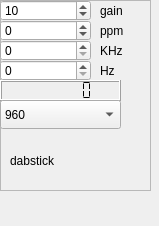
<?xml version="1.0" encoding="UTF-8"?>
<ui version="4.0">
 <class>dabstickWidget</class>
 <widget class="QWidget" name="dabstickWidget">
  <property name="geometry">
   <rect>
    <x>0</x>
    <y>0</y>
    <width>159</width>
    <height>226</height>
   </rect>
  </property>
  <property name="windowTitle">
   <string>Form</string>
  </property>
  <widget class="QFrame" name="contents">
   <property name="geometry">
    <rect>
     <x>0</x>
     <y>0</y>
     <width>151</width>
     <height>191</height>
    </rect>
   </property>
   <property name="frameShape">
    <enum>QFrame::StyledPanel</enum>
   </property>
   <property name="frameShadow">
    <enum>QFrame::Raised</enum>
   </property>
   <widget class="QLCDNumber" name="rateDisplay">
    <property name="geometry">
     <rect>
      <x>0</x>
      <y>80</y>
      <width>121</width>
      <height>21</height>
     </rect>
    </property>
    <property name="numDigits">
     <number>7</number>
    </property>
    <property name="segmentStyle">
     <enum>QLCDNumber::Flat</enum>
    </property>
   </widget>
   <widget class="QLabel" name="label">
    <property name="geometry">
     <rect>
      <x>10</x>
      <y>150</y>
      <width>101</width>
      <height>21</height>
     </rect>
    </property>
    <property name="text">
     <string>dabstick</string>
    </property>
   </widget>
   <widget class="QSpinBox" name="externalGain">
    <property name="geometry">
     <rect>
      <x>0</x>
      <y>0</y>
      <width>91</width>
      <height>21</height>
     </rect>
    </property>
    <property name="maximum">
     <number>103</number>
    </property>
    <property name="value">
     <number>10</number>
    </property>
   </widget>
   <widget class="QSpinBox" name="f_correction">
    <property name="geometry">
     <rect>
      <x>0</x>
      <y>20</y>
      <width>91</width>
      <height>21</height>
     </rect>
    </property>
    <property name="minimum">
     <number>-100</number>
    </property>
    <property name="maximum">
     <number>100</number>
    </property>
   </widget>
   <widget class="QSpinBox" name="KhzOffset">
    <property name="geometry">
     <rect>
      <x>0</x>
      <y>40</y>
      <width>91</width>
      <height>21</height>
     </rect>
    </property>
    <property name="maximum">
     <number>1000000</number>
    </property>
   </widget>
   <widget class="QSpinBox" name="HzOffset">
    <property name="geometry">
     <rect>
      <x>0</x>
      <y>60</y>
      <width>91</width>
      <height>21</height>
     </rect>
    </property>
    <property name="maximum">
     <number>999</number>
    </property>
   </widget>
   <widget class="QLabel" name="label_2">
    <property name="geometry">
     <rect>
      <x>100</x>
      <y>60</y>
      <width>51</width>
      <height>21</height>
     </rect>
    </property>
    <property name="text">
     <string>Hz</string>
    </property>
   </widget>
   <widget class="QLabel" name="label_3">
    <property name="geometry">
     <rect>
      <x>100</x>
      <y>40</y>
      <width>41</width>
      <height>21</height>
     </rect>
    </property>
    <property name="text">
     <string>KHz</string>
    </property>
   </widget>
   <widget class="QLabel" name="label_4">
    <property name="geometry">
     <rect>
      <x>100</x>
      <y>20</y>
      <width>51</width>
      <height>21</height>
     </rect>
    </property>
    <property name="text">
     <string>ppm</string>
    </property>
   </widget>
   <widget class="QLabel" name="label_5">
    <property name="geometry">
     <rect>
      <x>100</x>
      <y>0</y>
      <width>41</width>
      <height>21</height>
     </rect>
    </property>
    <property name="text">
     <string>gain</string>
    </property>
   </widget>
   <widget class="QComboBox" name="rateSelector">
    <property name="geometry">
     <rect>
      <x>0</x>
      <y>100</y>
      <width>121</width>
      <height>29</height>
     </rect>
    </property>
    <item>
     <property name="text">
      <string>960</string>
     </property>
    </item>
    <item>
     <property name="text">
      <string>1200</string>
     </property>
    </item>
    <item>
     <property name="text">
      <string>1536</string>
     </property>
    </item>
    <item>
     <property name="text">
      <string>2000</string>
     </property>
    </item>
    <item>
     <property name="text">
      <string>2500</string>
     </property>
    </item>
    <item>
     <property name="text">
      <string>3000</string>
     </property>
    </item>
   </widget>
  </widget>
 </widget>
 <resources/>
 <connections/>
</ui>
